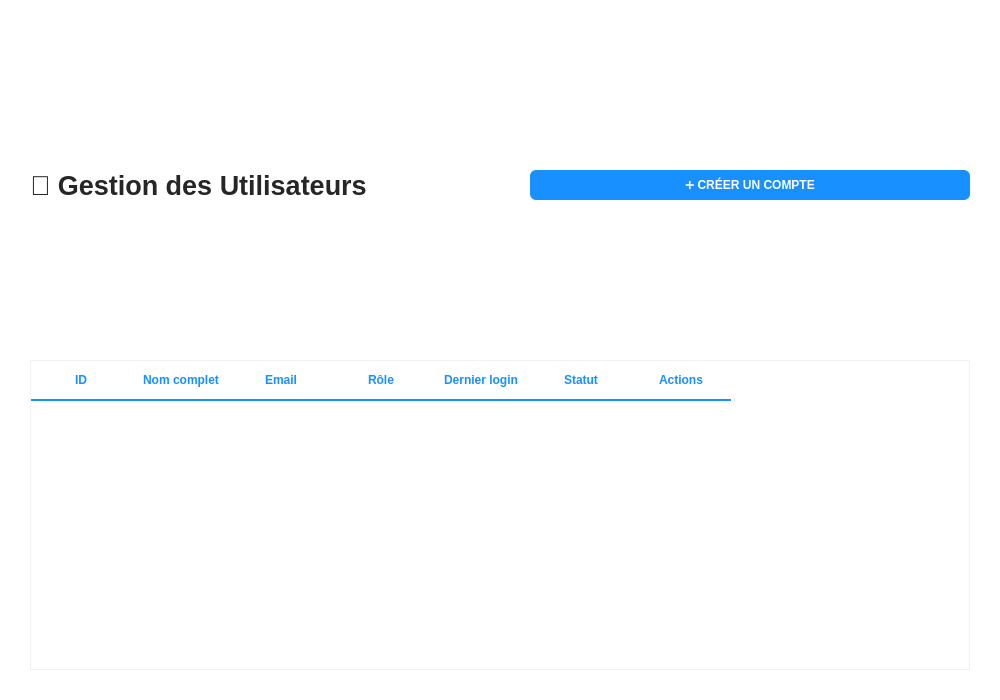
<?xml version="1.0" encoding="UTF-8"?>
<ui version="4.0">
 <class>UserManagement</class>
 <widget class="QWidget" name="UserManagement">
  <property name="geometry">
   <rect>
    <x>0</x>
    <y>0</y>
    <width>1000</width>
    <height>700</height>
   </rect>
  </property>
  <property name="styleSheet">
   <string notr="true">QWidget {
    background-color: #ffffff;
    color: #262626;
}
QTableWidget {
    background-color: #ffffff;
    border: 1px solid #f0f0f0;
    color: #262626;
}
QHeaderView::section {
    background-color: #ffffff;
    color: #1890ff;
    padding: 10px;
    border: none;
    border-bottom: 2px solid #1890ff;
    font-weight: bold;
}
QPushButton {
    background-color: #1890ff;
    color: #ffffff;
    font-weight: bold;
    border-radius: 6px;
    padding: 8px 16px;
}</string>
  </property>
  <layout class="QVBoxLayout" name="verticalLayout">
   <property name="spacing">
    <number>20</number>
   </property>
   <property name="leftMargin">
    <number>30</number>
   </property>
   <property name="topMargin">
    <number>30</number>
   </property>
   <property name="rightMargin">
    <number>30</number>
   </property>
   <property name="bottomMargin">
    <number>30</number>
   </property>
   <item>
    <layout class="QHBoxLayout" name="horizontalLayout">
     <item>
      <widget class="QLabel" name="label">
       <property name="font">
        <font>
         <family>Segoe UI</family>
         <pointsize>20</pointsize>
         <weight>75</weight>
         <bold>true</bold>
        </font>
       </property>
       <property name="text">
        <string>👥 Gestion des Utilisateurs</string>
       </property>
      </widget>
     </item>
     <item>
      <spacer name="horizontalSpacer">
       <property name="orientation">
        <set>Qt::Horizontal</set>
       </property>
       <property name="sizeHint" stdset="0">
        <size>
         <width>40</width>
         <height>20</height>
        </size>
       </property>
      </spacer>
     </item>
     <item>
      <widget class="QPushButton" name="btnAddUser">
       <property name="text">
        <string>➕ CRÉER UN COMPTE</string>
       </property>
      </widget>
     </item>
    </layout>
   </item>
   <item>
    <widget class="QTableWidget" name="tableUsers">
     <column>
      <property name="text">
       <string>ID</string>
      </property>
     </column>
     <column>
      <property name="text">
       <string>Nom complet</string>
      </property>
     </column>
     <column>
      <property name="text">
       <string>Email</string>
      </property>
     </column>
     <column>
      <property name="text">
       <string>Rôle</string>
      </property>
     </column>
     <column>
      <property name="text">
       <string>Dernier login</string>
      </property>
     </column>
     <column>
      <property name="text">
       <string>Statut</string>
      </property>
     </column>
     <column>
      <property name="text">
       <string>Actions</string>
      </property>
     </column>
    </widget>
   </item>
  </layout>
 </widget>
 <resources/>
 <connections/>
</ui>
